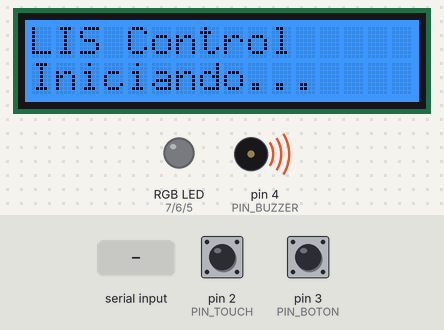
Bench run of a sketch on a simulated Arduino Uno, built with avr-gcc and run on an emulated ATmega328P. Shown: 16×2 character LCD, an RGB LED mixed from three pins (HIGH = lit), buzzer (waves = sounding, pin HIGH). The inputs (shaded band) are chosen by the test bench; at power-on: pin 2 (PIN_TOUCH) LOW, pin 3 (PIN_BOTON) LOW. What the sketch prints to the serial monitor is not drawn.

Above: at 0.1 s.
At 1.3 s:
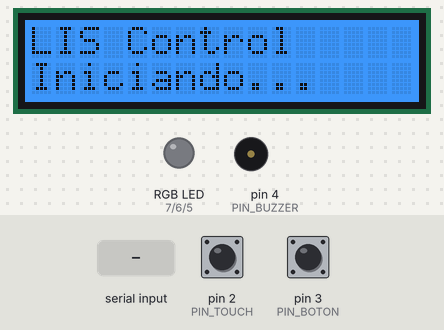
1.4 s: "MSG\n" received over Serial
At 2.5 s:
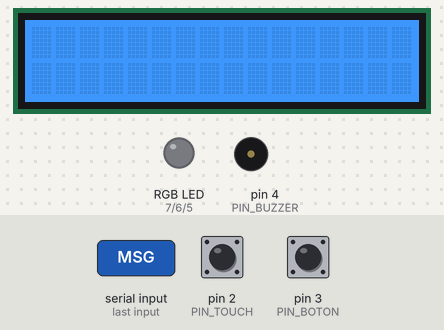
2.9 s: pin 2 (PIN_TOUCH) pulled HIGH for 0.15 s
4.5 s: pin 3 (PIN_BOTON) pulled HIGH for 0.15 s
6.1 s: "PING\n" received over Serial
Timing chart, 0 to 8.6 s (numbered marks = the images above; inputs shaded):
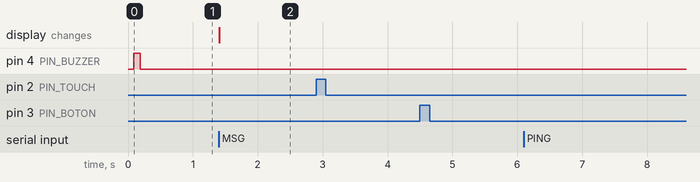

The sketch:

fichador.ino
```cpp
/*
  Fichador LIS — Firmware para Arduino UNO y Base Shield Grove (v1)
  Laboratorio de Investigación de Software (UTN FRC)

  Protocolo Serie bidireccional a 115200 baudios.
  Campos separados por '|', terminado en '\n'.

  Conexiones en Grove Base Shield:
  - I2C:     Grove LCD RGB Backlight (Seeed Studio rgb_lcd)
  - D2:      Grove Touch Sensor (Sensor táctil capacitivo)
  - D3:      Grove Button (Pulsador físico)
  - D4:      Grove Buzzer (Piezoeléctrico)
  - D5:      Grove LED Azul (DIP)
  - D6:      Grove LED Verde (DIP)
  - D7:      Grove LED Rojo (DIP)
*/

#include <Wire.h>
#include "rgb_lcd.h"

rgb_lcd lcd;

const int PIN_TOUCH = 2;
const int PIN_BOTON = 3;
const int PIN_BUZZER = 4;
const int PIN_LED_AZUL = 5;
const int PIN_LED_VERDE = 6;
const int PIN_LED_ROJO = 7;

int estado_touch_prev = LOW;
int estado_boton_prev = LOW;

String buffer_serial = "";

void setup() {
  Serial.begin(115200);

  pinMode(PIN_TOUCH, INPUT);
  pinMode(PIN_BOTON, INPUT);
  pinMode(PIN_BUZZER, OUTPUT);
  pinMode(PIN_LED_AZUL, OUTPUT);
  pinMode(PIN_LED_VERDE, OUTPUT);
  pinMode(PIN_LED_ROJO, OUTPUT);

  // Inicializar LCD RGB Grove (I2C)
  lcd.begin(16, 2);
  lcd.setRGB(0, 120, 255); // Azul LIS inicial
  lcd.setCursor(0, 0);
  lcd.print("LIS Control");
  lcd.setCursor(0, 1);
  lcd.print("Iniciando...");

  // Bip inicial
  digitalWrite(PIN_BUZZER, HIGH);
  delay(100);
  digitalWrite(PIN_BUZZER, LOW);
}

void loop() {
  // 1. Lectura de comandos desde PC
  while (Serial.available() > 0) {
    char c = Serial.read();
    if (c == '\n' || c == '\r') {
      if (buffer_serial.length() > 0) {
        procesar_comando(buffer_serial);
        buffer_serial = "";
      }
    } else {
      buffer_serial += c;
    }
  }

  // 2. Detección de pulsación en Sensor Táctil (D2)
  int touch_actual = digitalRead(PIN_TOUCH);
  if (touch_actual == HIGH && estado_touch_prev == LOW) {
    Serial.println("TOUCH");
    delay(50); // Antirrebote
  }
  estado_touch_prev = touch_actual;

  // 3. Detección de Botón Físico (D3)
  int boton_actual = digitalRead(PIN_BOTON);
  if (boton_actual == HIGH && estado_boton_prev == LOW) {
    Serial.println("BTN");
    delay(50); // Antirrebote
  }
  estado_boton_prev = boton_actual;
}

void procesar_comando(String cmd) {
  cmd.trim();
  int primer_sep = cmd.indexOf('|');
  String accion = (primer_sep == -1) ? cmd : cmd.substring(0, primer_sep);

  accion.toUpperCase();

  if (accion == "PING") {
    Serial.println("PONG");
  }
  else if (accion == "MSG") {
    int segundo_sep = cmd.indexOf('|', primer_sep + 1);
    String l1 = "";
    String l2 = "";

    if (primer_sep != -1) {
      if (segundo_sep != -1) {
        l1 = cmd.substring(primer_sep + 1, segundo_sep);
        l2 = cmd.substring(segundo_sep + 1);
      } else {
        l1 = cmd.substring(primer_sep + 1);
      }
    }

    lcd.clear();
    lcd.setCursor(0, 0);
    lcd.print(l1.substring(0, 16));
    lcd.setCursor(0, 1);
    lcd.print(l2.substring(0, 16));
  }
  else if (accion == "RGB") {
    int sep2 = cmd.indexOf('|', primer_sep + 1);
    int sep3 = cmd.indexOf('|', sep2 + 1);
    if (primer_sep != -1 && sep2 != -1 && sep3 != -1) {
      int r = cmd.substring(primer_sep + 1, sep2).toInt();
      int g = cmd.substring(sep2 + 1, sep3).toInt();
      int b = cmd.substring(sep3 + 1).toInt();
      lcd.setRGB(constrain(r, 0, 255), constrain(g, 0, 255), constrain(b, 0, 255));
    }
  }
  else if (accion == "BEEP") {
    String tipo = cmd.substring(primer_sep + 1);
    tipo.toLowerCase();
    if (tipo == "ok") {
      digitalWrite(PIN_BUZZER, HIGH);
      delay(80);
      digitalWrite(PIN_BUZZER, LOW);
      delay(40);
      digitalWrite(PIN_BUZZER, HIGH);
      delay(120);
      digitalWrite(PIN_BUZZER, LOW);
    } else if (tipo == "err") {
      digitalWrite(PIN_BUZZER, HIGH);
      delay(400);
      digitalWrite(PIN_BUZZER, LOW);
    } else if (tipo == "warn") {
      digitalWrite(PIN_BUZZER, HIGH);
      delay(150);
      digitalWrite(PIN_BUZZER, LOW);
    }
  }
  else if (accion == "LED") {
    int sep2 = cmd.indexOf('|', primer_sep + 1);
    if (primer_sep != -1 && sep2 != -1) {
      String color = cmd.substring(primer_sep + 1, sep2);
      int val = cmd.substring(sep2 + 1).toInt();
      color.toLowerCase();
      int estado_pin = (val == 1) ? HIGH : LOW;

      if (color == "azul") digitalWrite(PIN_LED_AZUL, estado_pin);
      else if (color == "verde") digitalWrite(PIN_LED_VERDE, estado_pin);
      else if (color == "rojo") digitalWrite(PIN_LED_ROJO, estado_pin);
    }
  }
}
```

Measured:
- after the input at 1.4 s, the display: changes at once (image 2)
- after the input at 2.9 s, every drawn part: stays the same
- after the input at 4.5 s, every drawn part: stays the same
- after the input at 6.1 s, every drawn part: stays the same
